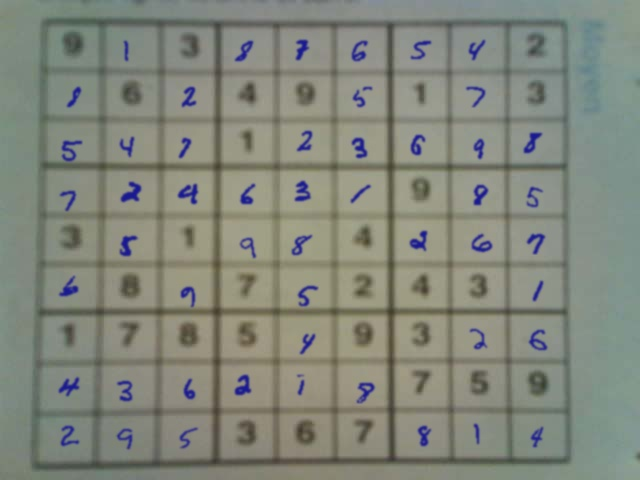
#> input picture data/raw/sudoku/mixed 2/mixed 2/image2.jpg, 640 x 480 px
$ python -i build_features.py   (imports and definitions only)
#> lines starting #> are read from the running program, lines starting #| are printed output that depends on the picture; after the words box and inside, x2 and y2 are one past the last pixel; in counts of white or black regions, pixels touching at a corner belong together
import cv2
import numpy as np

from ..common import tools
from ..data import dataio

def perspective_transform(image, corners):
    def order_corner_points(corners):
        corners = [(corner[0], corner[1]) for corner in corners]
        top_r, top_l, bottom_l, bottom_r = (
            corners[3],
            corners[0],
            corners[1],
            corners[2],
        )
        return (top_l, top_r, bottom_r, bottom_l)

    ordered_corners = order_corner_points(corners)
    top_l, top_r, bottom_r, bottom_l = ordered_corners

    width_A = np.sqrt(
        ((bottom_r[0] - bottom_l[0]) ** 2) + ((bottom_r[1] - bottom_l[1]) ** 2)
    )
    width_B = np.sqrt(
        ((top_r[0] - top_l[0]) ** 2) + ((top_r[1] - top_l[1]) ** 2)
    )
    width = max(int(width_A), int(width_B))

    height_A = np.sqrt(
        ((top_r[0] - bottom_r[0]) ** 2) + ((top_r[1] - bottom_r[1]) ** 2)
    )

    height_B = np.sqrt(
        ((top_l[0] - bottom_l[0]) ** 2) + ((top_l[1] - bottom_l[1]) ** 2)
    )

    height = max(int(height_A), int(height_B))

    dimensions = np.array(
        [[0,0], [width-1,0], [width-1,height-1], [0,height-1]],
        dtype="float32"
    )

    # Convert to Numpy format
    ordered_corners = np.array(ordered_corners, dtype="float32")

    # Find perspective transform matrix
    matrix = cv2.getPerspectiveTransform(ordered_corners, dimensions)

    # Return the transformed image
    return cv2.warpPerspective(image, matrix, (width, height))


def extract_cells_with_coords_from_warped_image(image):
    h, w = image.shape[:2]
    cell_h, cell_w = h // 9, w // 9

    cells = []
    for i in range(9):
        for j in range(9):
            x, y = j * cell_w, i * cell_h
            cells.append(
                {
                    "image": image[y : y + cell_h, x : x + cell_w],
                    "coords": (x, y, cell_w, cell_h),
                }
            )
    return cells


def finding_sudoku_mask(image):
    sudoku_gray = cv2.cvtColor(image, cv2.COLOR_BGR2GRAY)
    # BLur
    sudoku_blur = cv2.GaussianBlur(sudoku_gray, (5, 5), 0)
    thresh = cv2.adaptiveThreshold(
        sudoku_blur, 255, cv2.ADAPTIVE_THRESH_MEAN_C, cv2.THRESH_BINARY_INV, 11, 3
    )
    dilate = cv2.dilate(thresh, kernel=np.ones((3, 3), np.uint8), iterations=1)
    closing = cv2.morphologyEx(dilate, cv2.MORPH_CLOSE, np.ones((3, 3)))

    return closing


def extract_sudoku_grid(image, mask):
    # Find Contours
    contours, _ = cv2.findContours(mask, cv2.RETR_EXTERNAL, cv2.CHAIN_APPROX_SIMPLE)
    # Find Contour with the largest area
    largest_contour = max(contours, key=cv2.contourArea)

    # Draw Contour on the image
    cv2.drawContours(image, [largest_contour], -1, (0, 0, 255), 2)

    peri = cv2.arcLength(largest_contour, True)  # Get the perimeter
    approx = cv2.approxPolyDP(
        largest_contour, 0.02 * peri, True
    )

    if len(approx) != 4:
        rect = cv2.minAreaRect(
            largest_contour
        )
        box = cv2.boxPoints(
            rect
        )
        approx = np.array(box)

    corners = approx.reshape(4, 2)  # Reshape to 4x2 array

    return corners


def process_sudoku_image(image, invert_for_mnist_compatibility=True):
    try:
        # Get sudoku box
        mask = finding_sudoku_mask(image.copy())
        corners = extract_sudoku_grid(image.copy(), mask)
        warped = perspective_transform(image, corners)

        # Process cells
        cells_data = extract_cells_with_coords_from_warped_image(warped)
        processed_cells = []
        coords = []

        for cell in cells_data:
            # Convert to grayscale
            gray = cv2.cvtColor(cell["image"], cv2.COLOR_BGR2GRAY)

            # Apply Otsu's thresholding - FIX: Use THRESH_BINARY (not INV) to match MNIST
            if invert_for_mnist_compatibility:
                # MNIST format: black background, white digits
                _, binary = cv2.threshold(
                    gray, 0, 255, cv2.THRESH_BINARY + cv2.THRESH_OTSU
                )
            else:
                # Original format: white background, black digits
                _, binary = cv2.threshold(
                    gray, 0, 255, cv2.THRESH_BINARY_INV + cv2.THRESH_OTSU
                )

            # Resize to 28x28 and normalize to [0,1] range
            processed = cv2.resize(binary, (28, 28)) / 255.0

            processed_cells.append(processed)
            coords.append(cell["coords"])

        return processed_cells, coords, warped
    except Exception as e:
        print(f"Error: {e}")
        return None, None, None


# [31 lines not run here, left out]

>>> import cv2
>>> picture = cv2.imread('../../data/raw/sudoku/mixed 2/mixed 2/image2.jpg')
#> picture is the input picture: shape (480, 640, 3); mean B, G, R 123.5, 134.4, 130.4
>>> result = process_sudoku_image(picture)
#> in finding_sudoku_mask, `sudoku_gray = cv2.cvtColor(image, cv2.COLOR_BGR2GRAY)`:
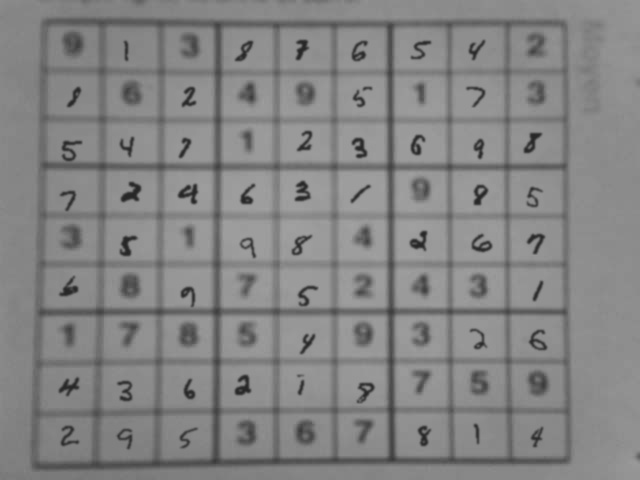
#> sudoku_gray: shape (480, 640); min 37, max 163, mean 132
#> in finding_sudoku_mask, `thresh = cv2.adaptiveThreshold( sudoku_blur, 255, cv2.ADAPTIVE_THRESH_..`:
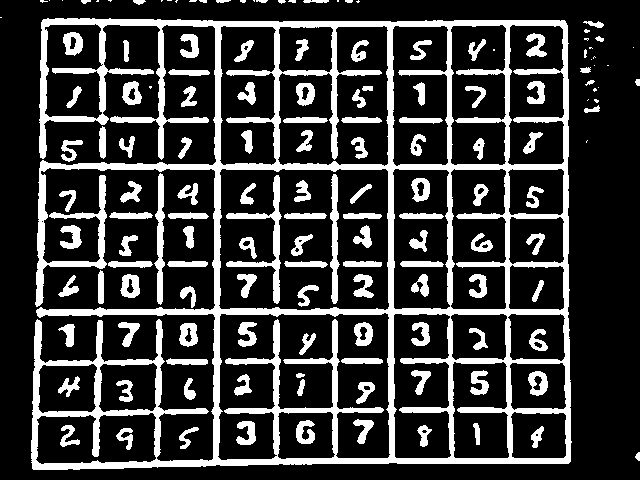
#> thresh: shape (480, 640); 22.4% white; 151 white regions (31 under 20 px), largest, box (x1, y1, x2, y2) and area: (31, 18, 572, 470) 43942, (226, 175, 282, 304) 1279, (154, 173, 165, 305) 796
#> in finding_sudoku_mask, `dilate = cv2.dilate(thresh, kernel=np.ones((3, 3), np.uint8), iteratio..`: dilate: shape (480, 640); 32% white; 121 white regions (14 under 20 px), largest, box (x1, y1, x2, y2) and area: (30, 17, 573, 471) 68246, (225, 174, 328, 305) 2152, (119, 273, 141, 299) 463
#> in finding_sudoku_mask, `closing = cv2.morphologyEx(dilate, cv2.MORPH_CLOSE, np.ones((3, 3)))`:
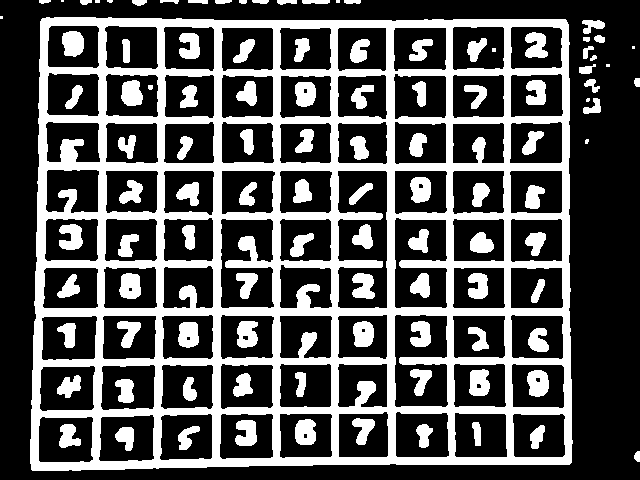
#> closing: shape (480, 640); 32.5% white; 106 white regions (10 under 20 px)
#> in extract_sudoku_grid, `contours, _ = cv2.findContours(mask, cv2.RETR_EXTERNAL, cv2.CHAIN_APPR..`: contours = 31 contours, 11 with area under 20; largest, box (x1, y1, x2, y2) and area: (30, 17, 573, 471) 238288, (582, 20, 605, 34) 160, (583, 98, 601, 114) 133, (584, 79, 600, 93) 85, (579, 64, 596, 74) 80
#> in extract_sudoku_grid, `largest_contour = max(contours, key=cv2.contourArea)`: largest_contour = contour of 172 points, box (x1, y1, x2, y2) (30, 17, 573, 471), area 238288
#> in extract_sudoku_grid, `cv2.drawContours(image, [largest_contour], -1, (0, 0, 255), 2)`:
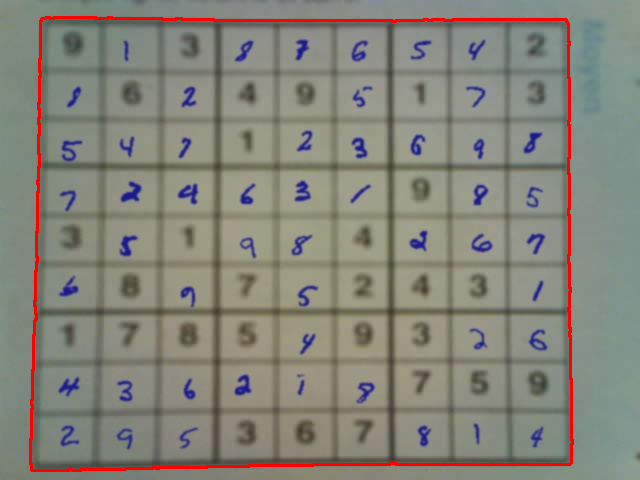
#> image: shape (480, 640, 3); mean of channels 0, 1, 2 121.3, 132.1, 133.3; drawn as B, G, R
#> in extract_sudoku_grid, `peri = cv2.arcLength(largest_contour, True)`: peri = 1993
#> in extract_sudoku_grid, `approx = cv2.approxPolyDP( largest_contour, 0.02 * peri, True )`: approx = [[41, 19], [32, 470], [571, 462], [565, 19]]
#> in order_corner_points, `corners = [(corner[0], corner[1]) for corner in corners]`: corners = [(41, 19), (32, 470), (571, 462), (565, 19)]
#> in order_corner_points, `top_r, top_l, bottom_l, bottom_r = ( corners[3], corners[0], corners[1..`: top_r = (565, 19); top_l = (41, 19); bottom_l = (32, 470); bottom_r = (571, 462)
#> in perspective_transform, `ordered_corners = order_corner_points(corners)`: ordered_corners = ((41, 19), (565, 19), (571, 462), (32, 470))
#> in perspective_transform, `top_l, top_r, bottom_r, bottom_l = ordered_corners`: top_l = (41, 19); top_r = (565, 19); bottom_r = (571, 462); bottom_l = (32, 470)
#> in perspective_transform, `width_A = np.sqrt( ((bottom_r[0] - bottom_l[0]) ** 2) + ((bottom_r[1] ..`: width_A = 539.1
#> in perspective_transform, `width_B = np.sqrt( ((top_r[0] - top_l[0]) ** 2) + ((top_r[1] - top_l[1..`: width_B = 524
#> in perspective_transform, `width = max(int(width_A), int(width_B))`: width = 539
#> in perspective_transform, `height_A = np.sqrt( ((top_r[0] - bottom_r[0]) ** 2) + ((top_r[1] - bot..`: height_A = 443
#> in perspective_transform, `height_B = np.sqrt( ((top_l[0] - bottom_l[0]) ** 2) + ((top_l[1] - bot..`: height_B = 451.1
#> in perspective_transform, `height = max(int(height_A), int(height_B))`: height = 451
#> in perspective_transform, `dimensions = np.array( [[0,0], [width-1,0], [width-1,height-1], [0,hei..`: dimensions = [[0, 0], [538, 0], [538, 450], [0, 450]]
#> in perspective_transform, `ordered_corners = np.array(ordered_corners, dtype="float32")`: ordered_corners = [[41, 19], [565, 19], [571, 462], [32, 470]]
#> in perspective_transform, `matrix = cv2.getPerspectiveTransform(ordered_corners, dimensions)`: matrix = [[1.01, 0.0201, -41.75], [1.03e-16, 1.03, -19.5], [-3.29e-05, 6.33e-05, 1]]
#> in perspective_transform, `return cv2.warpPerspective(image, matrix, (width, height))`:
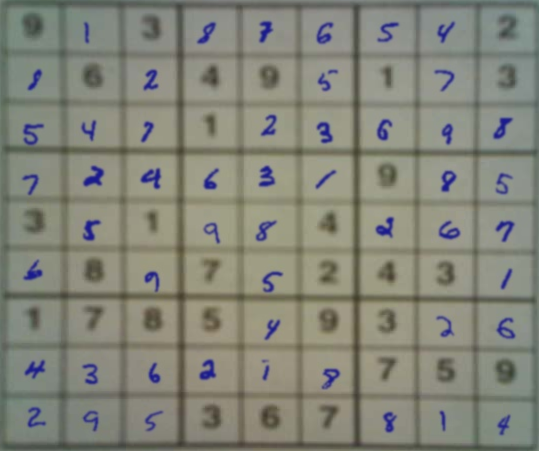
#> returned value: shape (451, 539, 3); mean of channels 0, 1, 2 121, 132.5, 131.4; drawn as B, G, R
#> after the loop in extract_cells_with_coords_from_warped_image, `for i in range(9):`: cells = 81 items
#> the loop in process_sudoku_image, `for cell in cells_data:` made 81 passes
#> after the loop in process_sudoku_image, `for cell in cells_data:`:
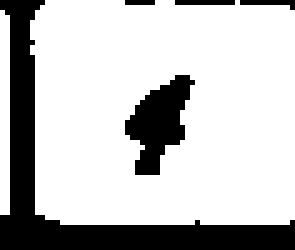
#> binary: shape (50, 59) (shown 5 times larger); 75.7% white; 5 black regions (3 under 20 px), largest, box (x1, y1, x2, y2) and area: (0, 0, 59, 50) 535, (25, 15, 39, 35) 151
#> after the loop in process_sudoku_image, `for cell in cells_data:`:
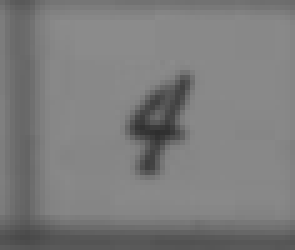
#> gray: shape (50, 59) (shown 5 times larger); min 46, max 140, mean 124
#> after the loop in process_sudoku_image, `for cell in cells_data:`: coords = 81 items, first 6: (0, 0, 59, 50), (59, 0, 59, 50), (118, 0, 59, 50), (177, 0, 59, 50), (236, 0, 59, 50), (295, 0, 59, 50); processed_cells = 81 items

$ run again, on data/raw/sudoku/mixed 2/mixed 2/image1.jpg
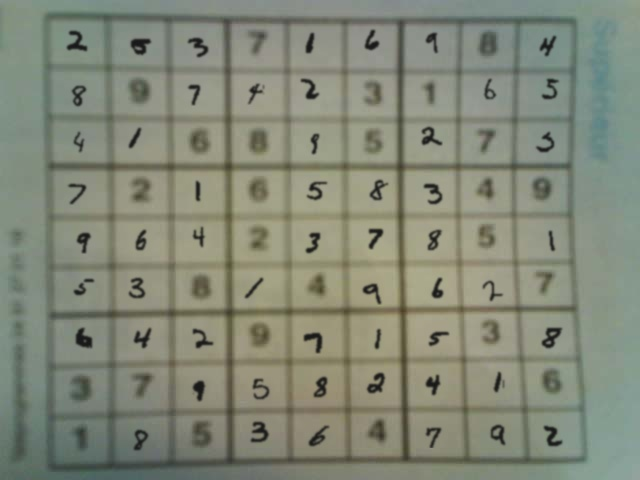
#> input picture data/raw/sudoku/mixed 2/mixed 2/image1.jpg, 640 x 480 px
#> picture is the input picture: shape (480, 640, 3); mean B, G, R 119.7, 135.9, 130.9
#> in finding_sudoku_mask, `thresh = cv2.adaptiveThreshold( sudoku_blur, 255, cv2.ADAPTIVE_THRESH_..`:
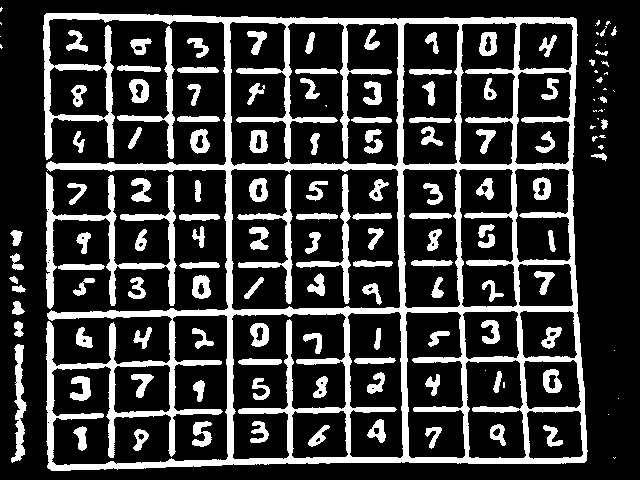
#> thresh: shape (480, 640); 22.6% white; 153 white regions (31 under 20 px), largest, box (x1, y1, x2, y2) and area: (43, 13, 588, 471) 40325, (46, 172, 177, 309) 3387, (237, 174, 293, 304) 1253
#> dilate: shape (480, 640); 32.4% white; 122 white regions (12 under 20 px), largest, box (x1, y1, x2, y2) and area: (42, 12, 589, 472) 70073, (10, 343, 28, 464) 1204, (191, 420, 213, 448) 474
#> closing: shape (480, 640); 32.9% white; 110 white regions (11 under 20 px)
#> contours = 32 contours, 12 with area under 20; largest, box (x1, y1, x2, y2) and area: (42, 12, 589, 472) 239998, (10, 343, 28, 464) 1094, (9, 252, 25, 271) 183, (8, 275, 27, 294) 179, (9, 229, 24, 247) 168
#> largest_contour = contour of 199 points, box (x1, y1, x2, y2) (42, 12, 589, 472), area 239998
#> peri = 2015.7
#> approx = [[43, 14], [47, 469], [587, 461], [576, 17]]
#> in order_corner_points, `corners = [(corner[0], corner[1]) for corner in corners]`: corners = [(43, 14), (47, 469), (587, 461), (576, 17)]
#> in order_corner_points, `top_r, top_l, bottom_l, bottom_r = ( corners[3], corners[0], corners[1..`: top_r = (576, 17); top_l = (43, 14); bottom_l = (47, 469); bottom_r = (587, 461)
#> in perspective_transform, `ordered_corners = order_corner_points(corners)`: ordered_corners = ((43, 14), (576, 17), (587, 461), (47, 469))
#> in perspective_transform, `top_l, top_r, bottom_r, bottom_l = ordered_corners`: top_l = (43, 14); top_r = (576, 17); bottom_r = (587, 461); bottom_l = (47, 469)
#> width_A = 540.1
#> width_B = 533
#> width = 540
#> height_A = 444.1
#> height_B = 455
#> dimensions = [[0, 0], [539, 0], [539, 454], [0, 454]]
#> in perspective_transform, `ordered_corners = np.array(ordered_corners, dtype="float32")`: ordered_corners = [[43, 14], [576, 17], [587, 461], [47, 469]]
#> matrix = [[0.986, -0.00866, -42.26], [-0.00568, 1.01, -13.89], [-4.5e-05, 3.03e-05, 1]]
#> after the loop in extract_cells_with_coords_from_warped_image, `for i in range(9):`: cells = 81 items
#> the loop in process_sudoku_image, `for cell in cells_data:` made 81 passes
#> after the loop in process_sudoku_image, `for cell in cells_data:`:
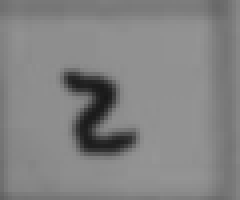
#> gray: shape (50, 60) (shown 4 times larger); min 24, max 150, mean 130.8
#> after the loop in process_sudoku_image, `for cell in cells_data:`: coords = 81 items, first 6: (0, 0, 60, 50), (60, 0, 60, 50), (120, 0, 60, 50), (180, 0, 60, 50), (240, 0, 60, 50), (300, 0, 60, 50); processed_cells = 81 items

$ run again, on data/raw/sudoku/mixed 2/mixed 2/image10.jpg
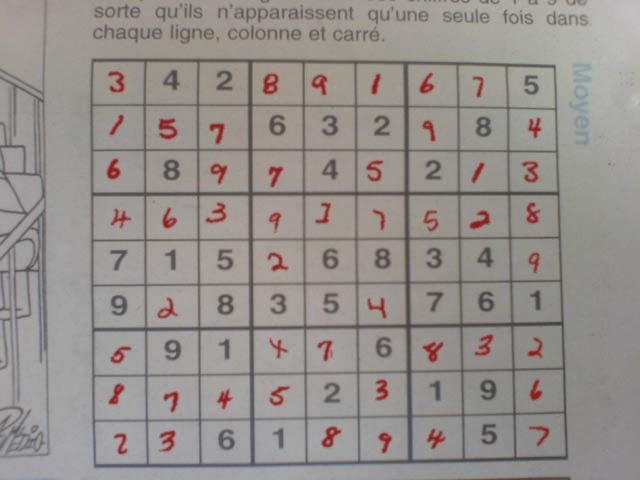
#> input picture data/raw/sudoku/mixed 2/mixed 2/image10.jpg, 640 x 480 px
#> picture is the input picture: shape (480, 640, 3); mean B, G, R 140.2, 144, 149.5
#> in finding_sudoku_mask, `thresh = cv2.adaptiveThreshold( sudoku_blur, 255, cv2.ADAPTIVE_THRESH_..`:
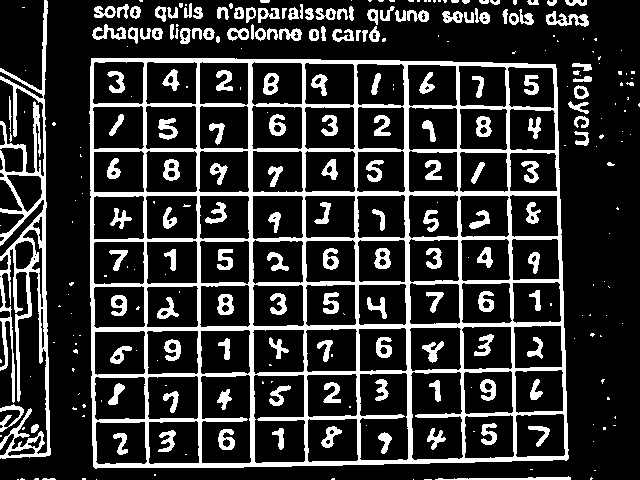
#> thresh: shape (480, 640); 20.3% white; 298 white regions (142 under 20 px), largest, box (x1, y1, x2, y2) and area: (89, 58, 569, 469) 33713, (0, 0, 51, 459) 6406, (546, 11, 589, 27) 335
#> dilate: shape (480, 640); 32.2% white; 236 white regions (93 under 20 px), largest, box (x1, y1, x2, y2) and area: (88, 57, 570, 470) 50478, (0, 0, 52, 460) 11297, (216, 2, 355, 24) 1789
#> closing: shape (480, 640); 33.1% white; 212 white regions (86 under 20 px)
#> contours = 104 contours, 71 with area under 20; largest, box (x1, y1, x2, y2) and area: (88, 57, 570, 470) 192202, (0, 0, 52, 460) 16414, (216, 2, 355, 42) 2674, (331, 0, 430, 43) 1428, (567, 62, 593, 147) 1190
#> largest_contour = contour of 84 points, box (x1, y1, x2, y2) (88, 57, 570, 470), area 192202
#> peri = 1766.8
#> approx = [[90, 57], [94, 469], [569, 459], [556, 63]]
#> in order_corner_points, `corners = [(corner[0], corner[1]) for corner in corners]`: corners = [(90, 57), (94, 469), (569, 459), (556, 63)]
#> in order_corner_points, `top_r, top_l, bottom_l, bottom_r = ( corners[3], corners[0], corners[1..`: top_r = (556, 63); top_l = (90, 57); bottom_l = (94, 469); bottom_r = (569, 459)
#> in perspective_transform, `ordered_corners = order_corner_points(corners)`: ordered_corners = ((90, 57), (556, 63), (569, 459), (94, 469))
#> in perspective_transform, `top_l, top_r, bottom_r, bottom_l = ordered_corners`: top_l = (90, 57); top_r = (556, 63); bottom_r = (569, 459); bottom_l = (94, 469)
#> width_A = 475.1
#> width_B = 466
#> width = 475
#> height_A = 396.2
#> height_B = 412
#> dimensions = [[0, 0], [474, 0], [474, 411], [0, 411]]
#> in perspective_transform, `ordered_corners = np.array(ordered_corners, dtype="float32")`: ordered_corners = [[90, 57], [556, 63], [569, 459], [94, 469]]
#> matrix = [[0.974, -0.00945, -87.1], [-0.013, 1.01, -56.59], [-8.26e-05, 5.02e-05, 1]]
#> after the loop in extract_cells_with_coords_from_warped_image, `for i in range(9):`: cells = 81 items
#> the loop in process_sudoku_image, `for cell in cells_data:` made 81 passes
#> after the loop in process_sudoku_image, `for cell in cells_data:`:
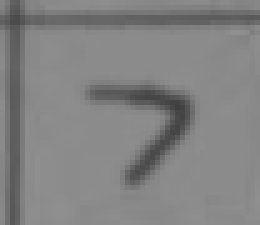
#> gray: shape (45, 52) (shown 5 times larger); min 64, max 143, mean 130
#> after the loop in process_sudoku_image, `for cell in cells_data:`: coords = 81 items, first 6: (0, 0, 52, 45), (52, 0, 52, 45), (104, 0, 52, 45), (156, 0, 52, 45), (208, 0, 52, 45), (260, 0, 52, 45); processed_cells = 81 items
